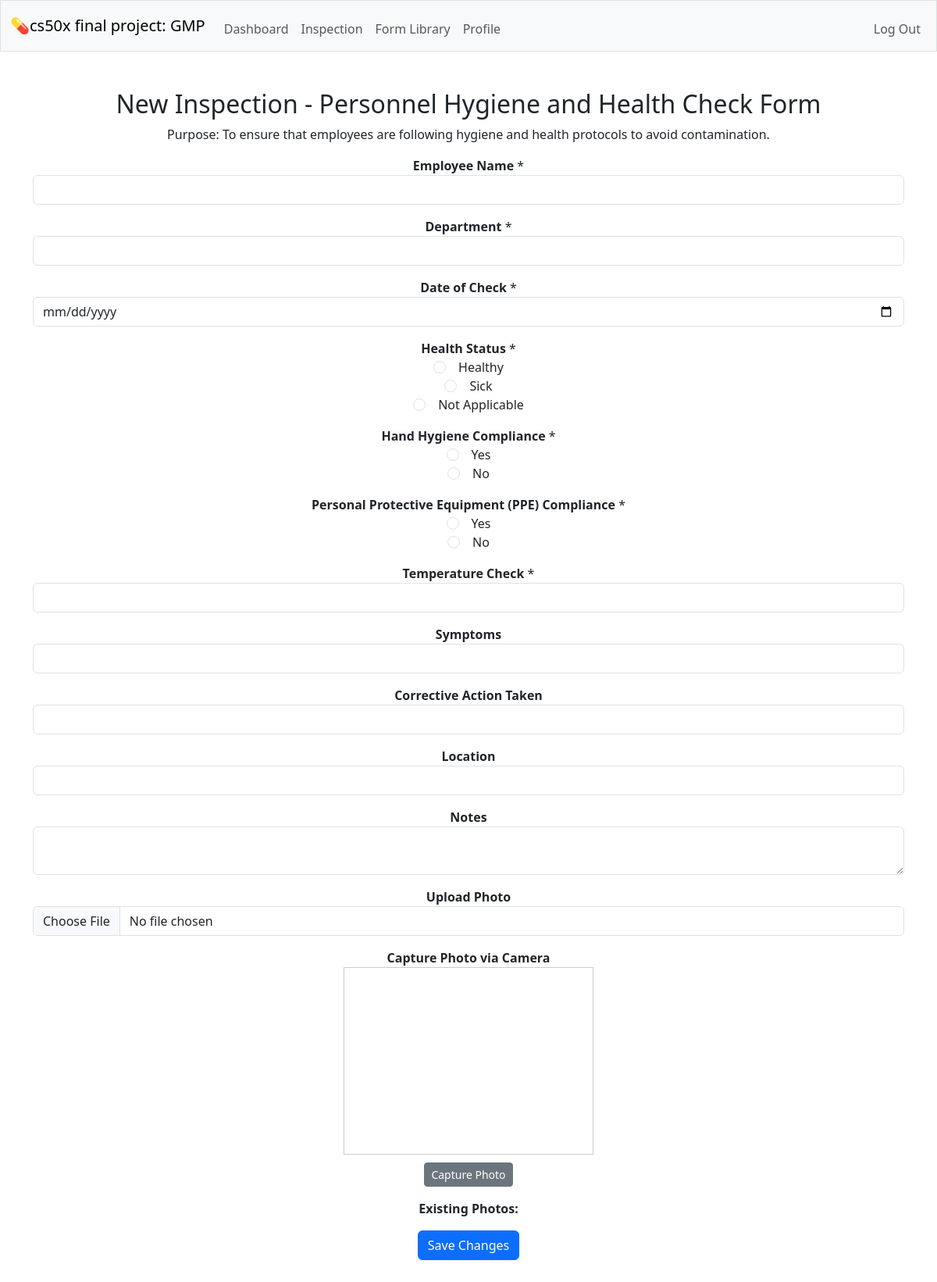
The app's page /inspection_new?form_id=19 (signed in) with its own data.
### tables this page shows
CREATE TABLE forms (id INTEGER PRIMARY KEY AUTOINCREMENT NOT NULL, name TEXT NOT NULL UNIQUE, description TEXT NOT NULL, created_by INTEGER NOT NULL, FOREIGN KEY (created_by) REFERENCES users(id) );

CREATE TABLE form_fields (id INTEGER PRIMARY KEY AUTOINCREMENT NOT NULL, form_id INTEGER NOT NULL, label TEXT NOT NULL, field_type TEXT NOT NULL,  options TEXT, required BOOLEAN NOT NULL DEFAULT 1, display_order INTEGER DEFAULT 0,  FOREIGN KEY (form_id) REFERENCES forms(id) );

### app.py (the view, shortened to what this page needs)
@app.route('/inspection_new', methods=['GET', 'POST'])
@login_required
def inspection_new():
    form_id = request.args.get('form_id')
    if not form_id:
        flash("Form ID missing.", "danger")
        return redirect("/inspection_show")
    if request.method == "GET":
        form = db.execute("SELECT * FROM forms WHERE id = ?", form_id)
        if not form:
            flash("Form not found.", "danger")
            return redirect("/inspection_show")
        fields = db.execute("""
            SELECT * FROM form_fields
            WHERE form_id = ?
            ORDER BY display_order ASC
        """, form_id)
        return render_template('inspection_new.html', form=form[0], fields=fields, inspection=None)

### helpers.py (called while the page is built)
def login_required(f):
    @wraps(f)
    def decorated_function(*args, **kwargs):
        if session.get("user_id") is None:
            return redirect("/login")
        return f(*args, **kwargs)
    return decorated_function

### templates/inspection_new.html (shortened to what this page needs)
{% extends "layout.html" %}
{% block main %}
<h2>New Inspection - {{ form.name }}</h2>
<p>{{ form.description }}</p>
<form method="POST" enctype="multipart/form-data">
    {% for field in fields %}
        <div class="form-group mb-3">
            <label for="field_{{ field.id }}"><strong>{{ field.label }}</strong>{% if field.required %} *{% endif %}</label>
            {% if field.field_type == 'text' %}
                <input type="text" class="form-control" id="field_{{ field.id }}" name="field_{{ field.id }}" value="{{ field.value or '' }}">
            {% elif field.field_type == 'textarea' %}
                <textarea class="form-control" id="field_{{ field.id }}" name="field_{{ field.id }}">{{ field.value or '' }}</textarea>
            {% elif field.field_type == 'number' %}
                <input type="number" class="form-control" id="field_{{ field.id }}" name="field_{{ field.id }}" value="{{ field.value or '' }}">
            {% elif field.field_type == 'date' %}
                <input type="date" class="form-control" id="field_{{ field.id }}" name="field_{{ field.id }}" value="{{ field.value or '' }}">
            {% elif field.field_type == 'radio' %}
                {% for option in field.options.split(',') %}
                    <div class="form-check">
                        <input class="form-check-input" type="radio" name="field_{{ field.id }}" id="field_{{ field.id }}_{{ loop.index }}" value="{{ option.strip() }}" {% if field.value == option.strip() %}checked{% endif %}>
                        <label class="form-check-label" for="field_{{ field.id }}_{{ loop.index }}">{{ option.strip() }}</label>
                    </div>
                {% endfor %}
            {% endif %}
        </div>
    {% endfor %}
    <div class="form-group mb-3">
        <label for="location"><strong>Location</strong></label>
        <input type="text" class="form-control" name="location" id="location" value="{{ inspection.location or '' }}">
    </div>
    <div class="form-group mb-3">
        <label for="notes"><strong>Notes</strong></label>
        <textarea class="form-control" name="notes" id="notes">{{ inspection.notes or '' }}</textarea>
    </div>
    <div class="form-group mb-3">
        <label for="photo_upload"><strong>Upload Photo</strong></label>
        <input type="file" class="form-control" name="photo_upload" id="photo_upload" accept="image/*">
    </div>
    <div class="form-group mb-3">
        <label><strong>Capture Photo via Camera</strong></label>
        <div style="display:flex; flex-direction:column; align-items:center; gap:10px;">
            <video id="camera" width="320" height="240" autoplay style="border:1px solid #ccc;"></video>
            <button type="button" class="btn btn-secondary btn-sm" onclick="capturePhoto()">Capture Photo</button>
        </div>
    </div>
    <div class="mb-3">
        <label><strong>Existing Photos:</strong></label>
    </div>
    <button type="submit" class="btn btn-primary">Save Changes</button>
</form>
{% endblock %}

### static/styles.css (style rules this page uses)
.form-check { width: 100%; margin: 0 auto; display: flex; align-items: center; justify-content: center; gap: 1rem; }
.form-check-label { margin: 0; text-align: center; }
.form-check-input { margin: 0; }

### records on screen
forms: name "Personnel Hygiene and Health Check Form", description "Purpose: To ensure that employees are following hygiene and health protocols to avoid contamination."
form_fields: label "Employee Name"
form_fields: label "Department"
form_fields: label "Date of Check"
form_fields: label "Health Status", strip "Healthy" "Sick" "Not Applicable"
form_fields: label "Hand Hygiene Compliance", strip "Yes" "No"
form_fields: label "Personal Protective Equipment (PPE) Compliance", strip "Yes" "No"
form_fields: label "Temperature Check"
form_fields: label "Symptoms"
form_fields: label "Corrective Action Taken"
